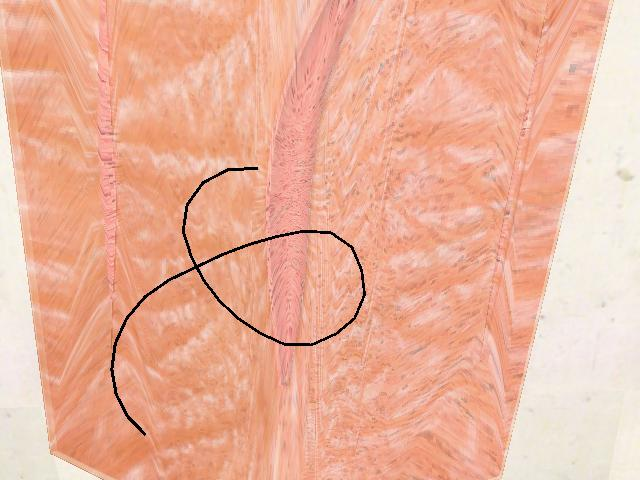
%> input picture left_image.jpg, 640 x 480 px
$ octave IROS_2020_suture_ordering_sequence_computation.m   (GNU Octave 9; MATLAB toolbox functions it lacks are replaced by stand-ins)
%> lines starting %> are read from the running program, lines starting %| are printed output that depends on the picture

clearvars -except stereoParams Hcam2marker_; clc; close all;
image_path = 'C:\Users\User\OneDrive - The Hong Kong Polytechnic University\PhD Studies\Semester 4\3D Reconstruction\2017.03.20\v-repApi\';
%---------------------------------------------------------------


%[left_image, right_image] = dVRK_virtual_sensor.get_stereo_vision;
left_image  = imread([image_path, 'left_image.jpg'] );
%> left_image is the input picture: size 480x640x3 uint8; mean R, G, B 236.3, 178.6, 155.3
right_image = imread([image_path, 'right_image.jpg']);
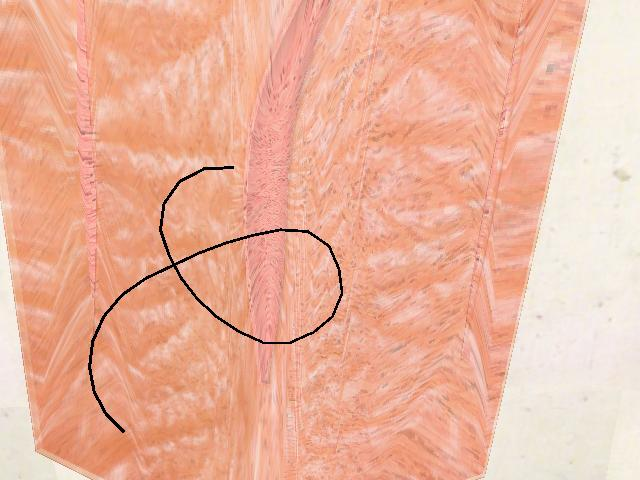
%> input picture right_image.jpg, 640 x 480 px
%> right_image is the input picture: size 480x640x3 uint8; mean R, G, B 236.5, 179.6, 156.6


seg_l = imread([image_path, 'segmented_suture_l.jpg'] );
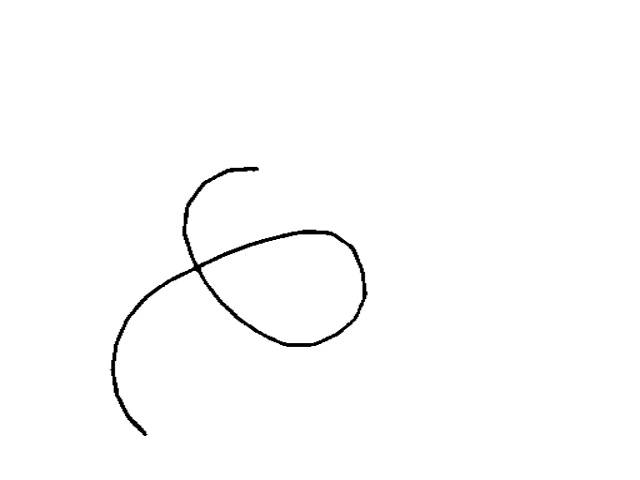
%> input picture segmented_suture_l.jpg, 640 x 480 px
%> seg_l is the input picture: size 480x640 uint8; min 0, max 255, mean 252.5
seg_r = imread([image_path, 'segmented_suture_r.jpg'] );
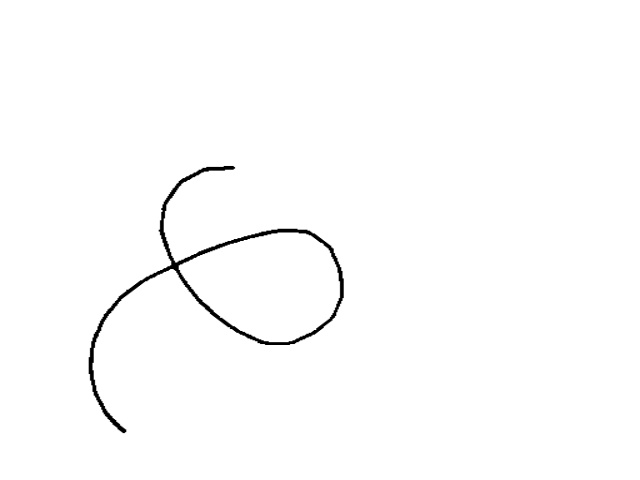
%> input picture segmented_suture_r.jpg, 640 x 480 px
%> seg_r is the input picture: size 480x640 uint8; min 0, max 255, mean 252.5

left_image = imgaussfilt(left_image,1); right_image = imgaussfilt(right_image,1); pause(0.5);

%%
%---------------------------------------------------------------
%> (the run ends here)
